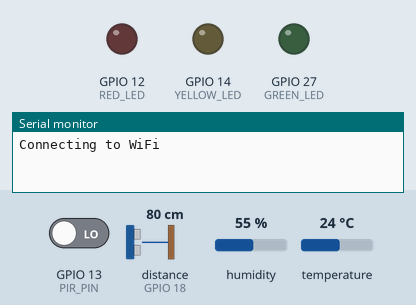
Bench run of a sketch on a simulated ESP32. Parts: output pins drawn as LEDs (lit = HIGH), the last lines printed to the serial monitor. Wiring (inferred from the names in the program): ultrasonic range finder: trigger GPIO 5; echo GPIO 18. Inputs (shaded band) come from the test bench; at power-on: GPIO 13 (PIR_PIN) LOW, distance to the obstacle (sensor on GPIO 18) 80 cm, humidity 55 %, temperature 24 °C. The echo pulse lasts 58.3 µs per cm; WiFi joins after 1.5 s; servers stay silent unless stated; web services answer with replies made up by the test bench; pins used as bus, display or sensor lines are not drawn.

Above: at 1.1 s.
At 3.2 s:
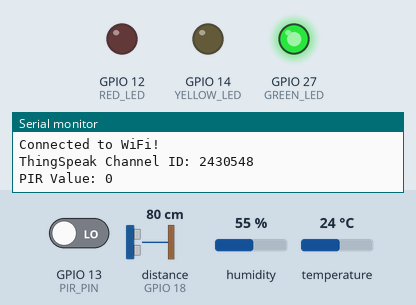
Timing chart, 0 to 4.7 s (numbered marks = the images above):
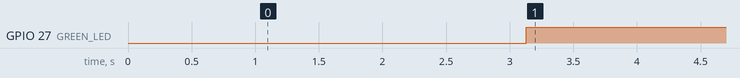

Measured:
- by itself, GPIO 27 (GREEN_LED): LOW → HIGH at 3.1 s

The sketch:

Smart_bin.ino
```cpp
#include <WiFi.h>
#include <HTTPClient.h>
#include "DHT.h"

// WiFi Credentials
const char* ssid = "SURYANSH.CSC 2.4G";
const char* password = "Divya@1985";

// ThingSpeak API Details
const char* server = "http://api.thingspeak.com/update";
const char* apiKey = "W739X7G8TT127GLZ";
const int channelID = 2430548;

// Pin Definitions
#define TRIG_PIN 5
#define ECHO_PIN 18
#define DHT_PIN 4
#define PIR_PIN 13
#define RED_LED 12
#define YELLOW_LED 14
#define GREEN_LED 27

// DHT11 Sensor
#define DHTTYPE DHT11
DHT dht(DHT_PIN, DHTTYPE);

void setup() {
    Serial.begin(9600); // Changed baud rate for better compatibility
    delay(1000);
    dht.begin();
    pinMode(TRIG_PIN, OUTPUT);
    pinMode(ECHO_PIN, INPUT);
    pinMode(PIR_PIN, INPUT_PULLDOWN); // Added internal pull-down
    pinMode(RED_LED, OUTPUT);
    pinMode(YELLOW_LED, OUTPUT);
    pinMode(GREEN_LED, OUTPUT);

    WiFi.begin(ssid, password);
    Serial.print("Connecting to WiFi");
    int attempt = 0;
    while (WiFi.status() != WL_CONNECTED && attempt < 20) { // 20 attempts (20 sec timeout)
        delay(1000);
        Serial.print(".");
        Serial.println(WiFi.status()); // Debugging WiFi status
        attempt++;
    }

    if (WiFi.status() == WL_CONNECTED) {
        Serial.println("\nConnected to WiFi!");
    } else {
        Serial.println("\nWiFi connection failed! Check SSID & Password.");
    }

    Serial.print("ThingSpeak Channel ID: ");
    Serial.println(channelID);
}

// Function to get distance from Ultrasonic Sensor
float getDistance() {
    digitalWrite(TRIG_PIN, LOW);
    delayMicroseconds(2);
    digitalWrite(TRIG_PIN, HIGH);
    delayMicroseconds(10);
    digitalWrite(TRIG_PIN, LOW);
    long duration = pulseIn(ECHO_PIN, HIGH);
    return (duration * 0.0343) / 2; // Convert to cm
}

void loop() {
    float temperature = dht.readTemperature();
    float humidity = dht.readHumidity();

    delay(100); // Allow PIR sensor to settle
    int pirValue = digitalRead(PIR_PIN);
    Serial.print("PIR Value: ");
    Serial.println(pirValue);

    float distance = getDistance();

    // Assuming bin height is 30 cm, calculate fill level
    int fillLevel = map(distance, 30, 0, 0, 100);
    fillLevel = constrain(fillLevel, 0, 100);

    // LED Indications
    digitalWrite(GREEN_LED, fillLevel <= 30);
    digitalWrite(YELLOW_LED, fillLevel > 30 && fillLevel <= 70);
    digitalWrite(RED_LED, fillLevel > 70);

    // Send data to ThingSpeak
    if (WiFi.status() == WL_CONNECTED) {
        HTTPClient http;
        http.begin(server);
        http.addHeader("Content-Type", "application/x-www-form-urlencoded");

        String postData = "api_key=" + String(apiKey) + "&field1=" + String(temperature) +
                          "&field2=" + String(humidity) + "&field3=" + String(fillLevel) +
                          "&field4=" + String(pirValue);

        int httpResponseCode = http.POST(postData);
        if (httpResponseCode > 0) {
            Serial.println("Data sent successfully to ThingSpeak: " + String(httpResponseCode));
        } else {
            Serial.println("Error sending data: " + http.errorToString(httpResponseCode));
        }
        http.end();
    } else {
        Serial.println("WiFi Disconnected! Reconnecting...");
        WiFi.begin(ssid, password);
    }

    delay(15000); // Send data every 15 seconds
}
```
